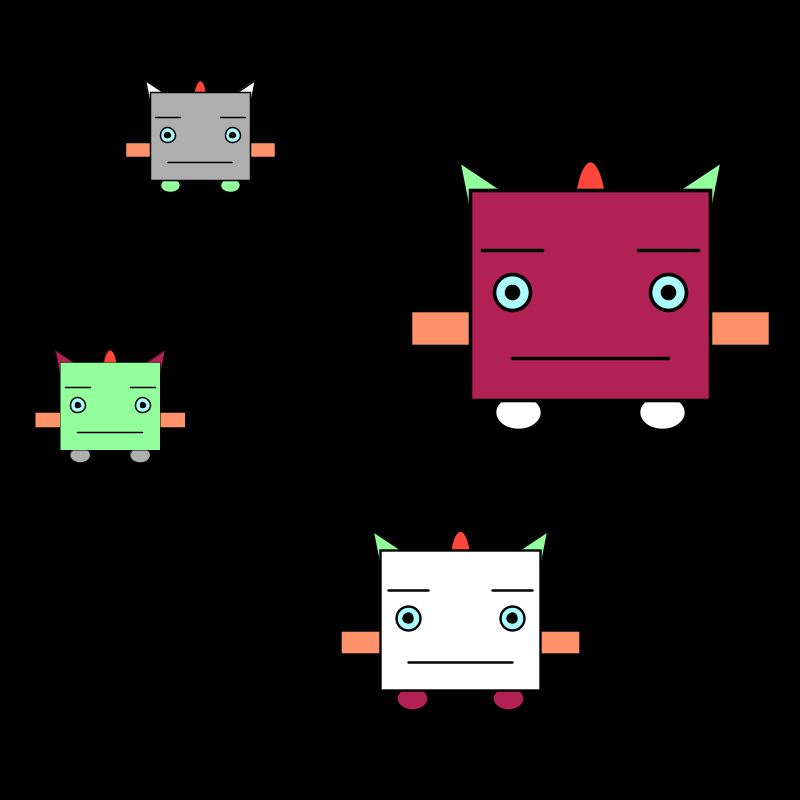
Frame 1 (no input)
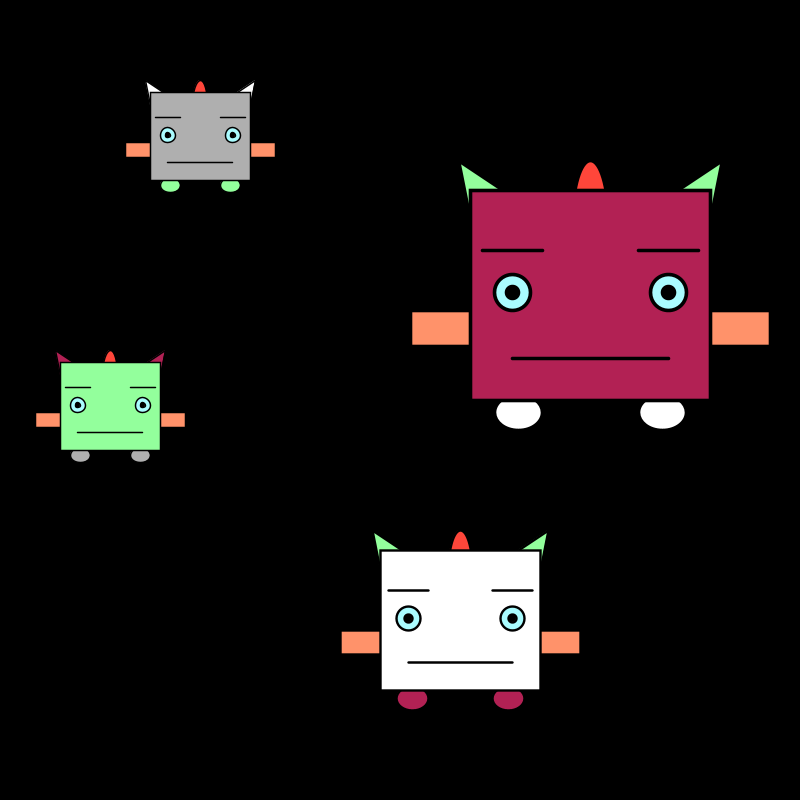
Frame 60 (the mouse pressed at the canvas centre just before this capture)
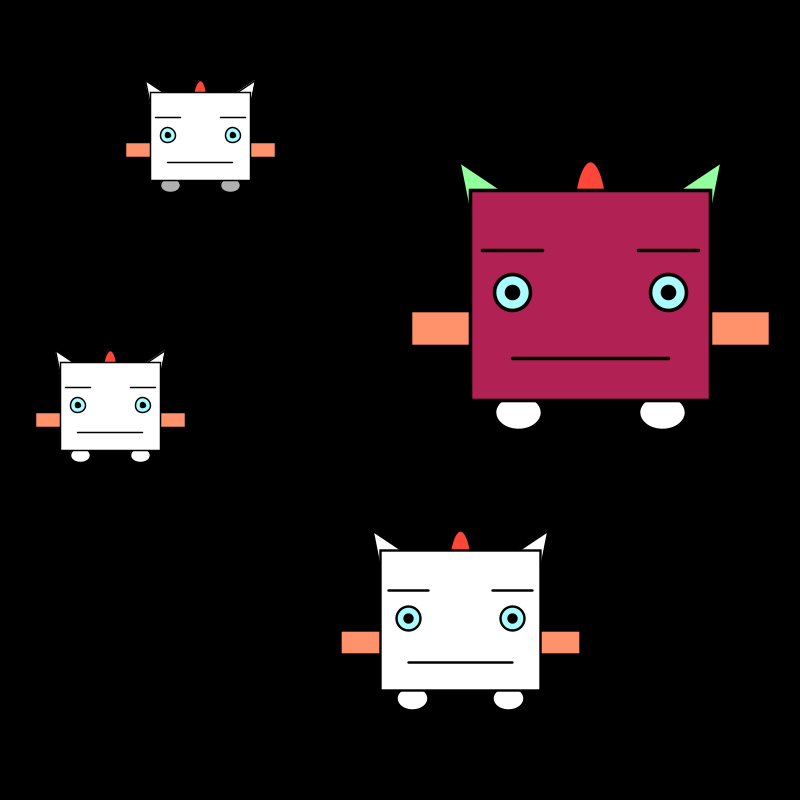
Frame 120 (the mouse held since frame 60 and released just before this capture)

The Processing sketch that drew these frames (run headless with seeded random() and noise(); from frame 60 on, the mouse is pressed at the canvas centre):

// Processing sketch: KatieLauExercise5B
// ── KatieLauExercise5B.pde
color grey = color(175);
color berry = color(178, 33, 84);
color green = color(147, 255, 156);
color white = color(255, 255, 255);

color[] colors = {grey, berry, green, white}; //array of colors for mousePressed 
Monster[] monsters = new Monster[4]; //creates array of Monster objects


void setup() {
  frameRate(10); //lessened frameRate
  size(800, 800);
  monsters[0] = new Monster(10, 300, .5); //creates each Monster object -> calls constructor in Monster class
  monsters[1] = new Monster(300, 450, .8);
  monsters[2] = new Monster(350, 40, 1.2);
  monsters[3] = new Monster(100, 30, .5);
}


void draw() {
  background(0);
  monsters[0].monstDraw(grey, berry, green, false, true); //draws the monster, provides color parameters and 
  //also gives boolean paremeters to determine if mouth opens or eyes widen 
  monsters[1].monstDraw(berry, green, white, true, false);
  monsters[2].monstDraw(white, green, berry, false, true);
  monsters[3].monstDraw(green, white, grey, true, false);
  if (mousePressed) {
    monsters[0].monstDraw(colors[int(random(0, 4))], colors[int(random(0, 4))], colors[int(random(0, 4))], false, true);
    monsters[1].monstDraw(colors[int(random(0, 4))], colors[int(random(0, 4))], colors[int(random(0, 4))], true, false);
    monsters[2].monstDraw(white, green, berry, true, true);
    monsters[3].monstDraw(colors[int(random(0, 4))], colors[int(random(0, 4))], colors[int(random(0, 4))], true, false);
  }
}
// ── Monster.pde
class Monster{
  
float translateX;
float translateY;
float scale;

int moveBy = 10;

int norm = 10;
int normMax = 30;

Monster(float translateByX, float translateByY, float scaleBy){
  //constructor for the Monster object
  //makes all the monsters different sizes 
  translateX = translateByX;
  translateY = translateByY;
  scale = scaleBy;
}


void monstDraw(color feet, color ear, color body, boolean wideEye, boolean openMouth) { //acccepts 3 parameters to determine color
  pushMatrix(); //necessary so translations only affect one monster, and not the others
  translate(translateX, translateY);
  scale(scale);
  feet(feet); //will take feet color variable as a parameter 
  //calls  all the individual body part functions
  ears(ear);
  horn();
  arms();
  body(body);
  brows();
  eyes(wideEye); //if wideEye is true, the pupil widens
  mouth(openMouth); //if openMouth is true, the mouth opens when a key is pressed
  popMatrix();
}

void feet(color feet) {  
  fill(feet); //uses parameter to color feet
  ellipse(140, 310, 40, 30);
  ellipse(260, 310, 40, 30);
}
void ears(color ear) { //fills ear with color parameter
  fill(ear);
  triangle(90, 100, 150, 140, 100, 150);
  triangle(310, 100, 250, 140, 300, 150);
}
void horn() { //little horn on top
  fill(255, 70, 58);
  ellipse(200, 150, 30, 100);
}

void arms() { //arms 
  fill(255, 146, 106);
  rect(50, 225, 300, 30);
}
void body(color _body) { //fills body with color parameter
  fill(_body);
  rect(100, 125, 200, 175);
}
void brows() { //draws the brows
  strokeWeight(3);
  line(110, 175, 160, 175);
  line(240, 175, 290, 175);
}
void eyes(boolean chosenOne) {
  fill(170, 252, 255);
  ellipse(135, 210, 30, 30);
  ellipse(265, 210, 30, 30);
  if(chosenOne == true){
    widenEyes();
  }
  fill(0);
  ellipse(135, 210, norm, norm);
  ellipse(265, 210, norm, norm);
  }

void mouth(boolean chosenMouth) {
  if(chosenMouth && keyPressed){
  fill(255, 99, 97);
  rect(135, 240, 130, 30);
  fill(255);
  rect(170, 240, 60, 10);
  }
  else{
      line(135, 265, 265, 265);
  }
}

void widenEyes(){
   norm++; //increases pupil size 
 norm = constrain(norm, 10, 30);
 if(norm == 30){
   norm = 10;
 }
}

}
